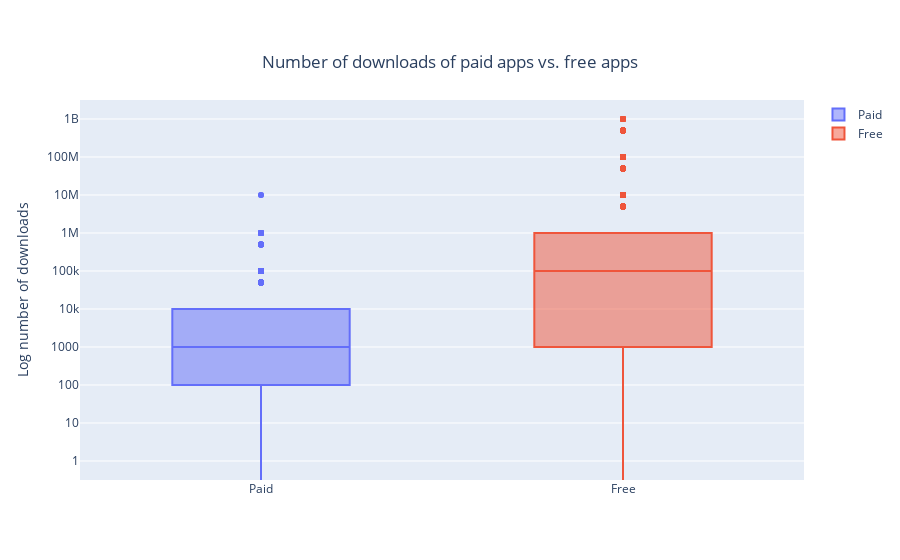

Notebook source saved alongside this figure:
### Markdown cell above
##### VIII. Popularity of paid apps vs free apps
* For apps in the Play Store today, there are five types of pricing strategies: free, freemium, paid, paymium, and subscription. Let's focus on free and paid apps only. Some characteristics of free apps are:
    * Free to download.
    * Main source of income often comes from advertisements.
    * Often created by companies that have other products and the app serves as an extension of those products.
    * Can serve as a tool for customer retention, communication, and customer service.
* Some characteristics of paid apps are:
    * Users are asked to pay once for the app to download and use it.
    * The user can't really get a feel for the app before buying it.
* Are paid apps installed as much as free apps? It turns out that paid apps have a relatively lower number of installs than free apps, though the difference is not as stark as I would have expected!

### Code cell
trace0 = go.Box(
    # Data for paid apps
    y = apps[apps['Type'] == 'Paid']['Installs'],
    name = 'Paid'
)

trace1 = go.Box(
    # Data for free apps
    y = apps[apps['Type'] == 'Free']['Installs'],
    name = 'Free'
)

layout = go.Layout(

    title={'text':'Number of downloads of paid apps vs. free apps',
          'y':0.9,
          'x':0.5,
          'xanchor':'center',
          'yanchor':'top'},
    yaxis = dict(title = "Log number of downloads",
                type = 'log',
                autorange = True)
)

# Add trace0 and trace1 to a list for plotting
data = [trace0, trace1]
plotly.offline.iplot({'data': data, 'layout': layout})

### Figure 1 — Plotly figure (JSON) as saved in the notebook; plotly's stock layout.template omitted (floating-point values rounded to 4 significant figures; data arrays with more than 128 entries replaced by an {"elided": "..."} marker saying what was removed)
{"data": [{"name": "Paid", "type": "box", "y": {"elided": "756 str values"}}, {"name": "Free", "type": "box", "y": {"elided": "8903 str values"}}], "layout": {"title": {"text": "Number of downloads of paid apps vs. free apps", "x": 0.5, "xanchor": "center", "y": 0.9, "yanchor": "top"}, "yaxis": {"autorange": true, "title": {"text": "Log number of downloads"}, "type": "log"}}}
